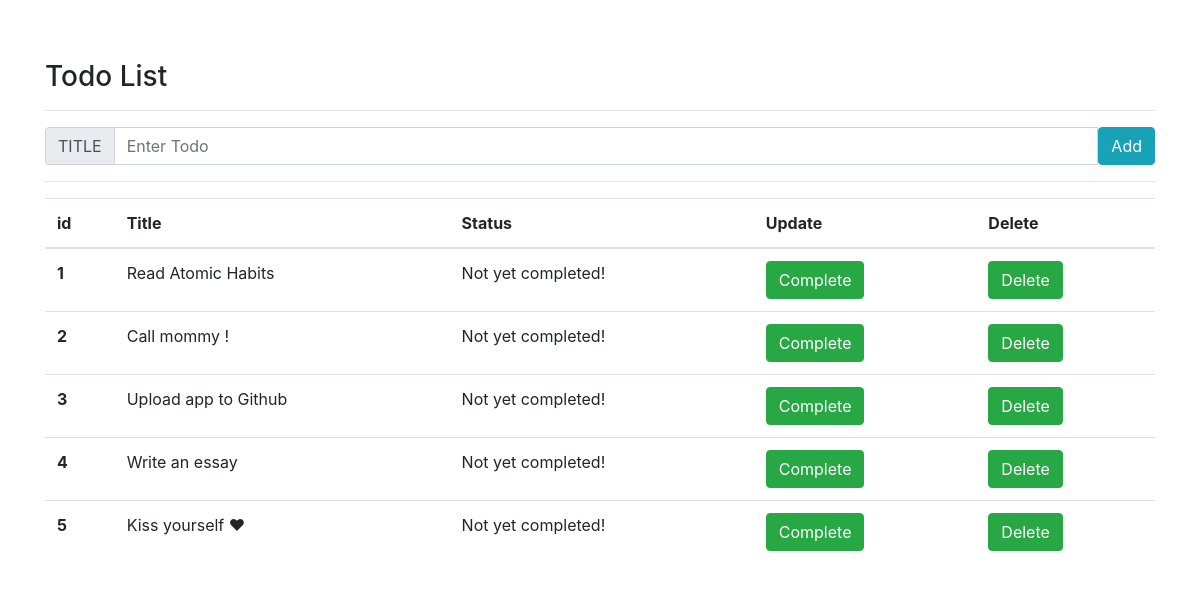
The page / on the database its author committed.
### todo.py (models this page shows)
class Todo(db.Model):
    id = db.Column(db.Integer, primary_key=True)
    title = db.Column(db.String(80))
    complete = db.Column(db.Boolean)

### todo.py (the view)
@app.route("/")
def index():
    todos = Todo.query.all()
    return render_template("index.html",todos=todos)

### Templates/index.html (shortened to what this page needs)
<!DOCTYPE html>
<html lang="en">
<head>
    <link rel="stylesheet" href="https://cdn.jsdelivr.net/npm/bootstrap@4.0.0/dist/css/bootstrap.min.css">
</head>
<body>
    <div style = "margin-Top: 60px;"class = "container" > <h3> Todo List </h3>
     <hr>
     <form action="/add" method ="post">
       <div class="input-group mb-3">
         <div class="input-group-prepend">
            <span class="input-group-text" id="inputGroup-sizing-default">TITLE</span>
        </div>
        <input type="text" class="form-control" name= "title"aria-label="Sizing example input" aria-describedby="inputGroup-sizing-default" placeholder="Enter Todo"><br>
        <button type = "Submit" class="btn btn-info">Add</button>
        </div>
        <hr>
     </form>
     {% if todos == [] %}
     <div class="alert alert-primary" role="alert">
                Create your Todo List :p
                </div>
     {% else %}
     <table class="table">
             <thead>
              <tr>
                <th scope="col">id</th>
                <th scope="col">Title</th>
                <th scope="col">Status </th>
                <th scope="col">Update</th>
                <th scope="col">Delete</th>
              </tr>
            </thead>
            <tbody>
              {% for todo in todos  %}
              <tr>
              <th scope="row">{{todo.id}}</th>
              <td>{{todo.title}}</td>
              {% if todo.complete == False %}
              <td>Not yet completed!</td>
              {% else %}
              <td>Completed!</td>
              {% endif %}
              <td> <a href="/complete/{{todo.id}}" class="btn btn-success">Complete</a></td>
              <td> <a href="/delete/{{todo.id}}" class="btn btn-success">Delete</a></td>
          </tr>
        {% endfor %}
      </tbody>
    </table>
     </div>
     {%endif%}
</body>
</html>

### rows shown on the page
Todo: id "1", title "Read Atomic Habits", complete "Not yet completed!"
Todo: id "2", title "Call mommy !", complete "Not yet completed!"
Todo: id "3", title "Upload app to Github", complete "Not yet completed!"
Todo: id "4", title "Write an essay", complete "Not yet completed!"
Todo: id "5", title "Kiss yourself ♥", complete "Not yet completed!"
